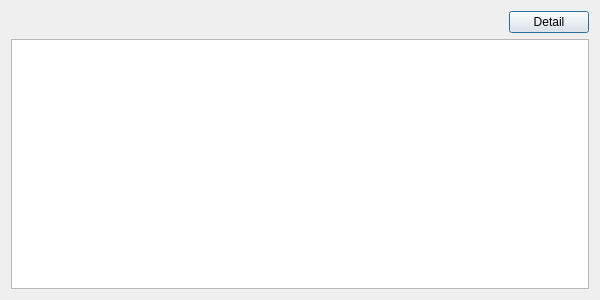
<?xml version="1.0" encoding="UTF-8"?>
<ui version="4.0">
 <class>EditorSwcIncrementRecord</class>
 <widget class="QDialog" name="EditorSwcIncrementRecord">
  <property name="geometry">
   <rect>
    <x>0</x>
    <y>0</y>
    <width>600</width>
    <height>300</height>
   </rect>
  </property>
  <property name="windowTitle">
   <string>EditorSwcIncrementRecord</string>
  </property>
  <layout class="QVBoxLayout" name="verticalLayout_2">
   <item>
    <layout class="QVBoxLayout" name="verticalLayout">
     <item>
      <layout class="QHBoxLayout" name="horizontalLayout">
       <item>
        <spacer name="horizontalSpacer">
         <property name="orientation">
          <enum>Qt::Horizontal</enum>
         </property>
         <property name="sizeHint" stdset="0">
          <size>
           <width>40</width>
           <height>20</height>
          </size>
         </property>
        </spacer>
       </item>
       <item>
        <widget class="QPushButton" name="Export">
         <property name="text">
          <string>Detail</string>
         </property>
        </widget>
       </item>
      </layout>
     </item>
     <item>
      <layout class="QHBoxLayout" name="horizontalLayout_2">
       <item>
        <widget class="QTableView" name="tableView"/>
       </item>
      </layout>
     </item>
    </layout>
   </item>
  </layout>
 </widget>
 <resources/>
 <connections/>
</ui>
